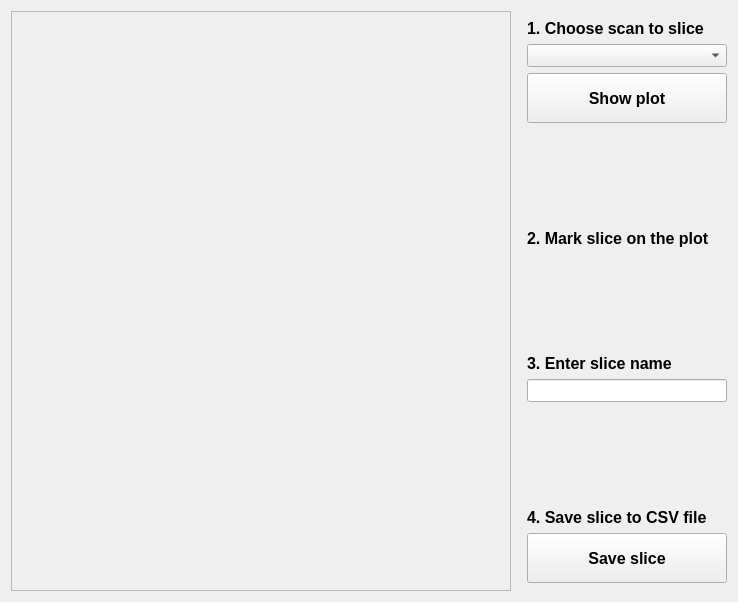
      <widget class="QWidget" name="MB_Page3">
       <layout class="QHBoxLayout" name="horizontalLayout_10">
        <item>
         <layout class="QHBoxLayout" name="horizontalLayout_9">
          <item>
           <widget class="QFrame" name="frame_page3">
            <property name="enabled">
             <bool>true</bool>
            </property>
            <property name="sizePolicy">
             <sizepolicy hsizetype="Expanding" vsizetype="Expanding">
              <horstretch>0</horstretch>
              <verstretch>0</verstretch>
             </sizepolicy>
            </property>
            <property name="minimumSize">
             <size>
              <width>500</width>
              <height>0</height>
             </size>
            </property>
            <property name="frameShape">
             <enum>QFrame::StyledPanel</enum>
            </property>
            <property name="frameShadow">
             <enum>QFrame::Raised</enum>
            </property>
           </widget>
          </item>
          <item>
           <spacer name="horizontalSpacer_3">
            <property name="orientation">
             <enum>Qt::Horizontal</enum>
            </property>
            <property name="sizeType">
             <enum>QSizePolicy::Fixed</enum>
            </property>
            <property name="sizeHint" stdset="0">
             <size>
              <width>10</width>
              <height>20</height>
             </size>
            </property>
           </spacer>
          </item>
          <item>
           <layout class="QVBoxLayout" name="verticalLayout_7">
            <item>
             <spacer name="verticalSpacer_13">
              <property name="orientation">
               <enum>Qt::Vertical</enum>
              </property>
              <property name="sizeType">
               <enum>QSizePolicy::Fixed</enum>
              </property>
              <property name="sizeHint" stdset="0">
               <size>
                <width>20</width>
                <height>8</height>
               </size>
              </property>
             </spacer>
            </item>
            <item>
             <widget class="QLabel" name="label_7">
              <property name="font">
               <font>
                <family>Segoe UI</family>
                <pointsize>12</pointsize>
                <weight>75</weight>
                <bold>true</bold>
               </font>
              </property>
              <property name="text">
               <string>1. Choose scan to slice</string>
              </property>
             </widget>
            </item>
            <item>
             <widget class="QComboBox" name="Scan3Box">
              <property name="font">
               <font>
                <family>Segoe UI</family>
                <pointsize>10</pointsize>
               </font>
              </property>
             </widget>
            </item>
            <item>
             <widget class="QPushButton" name="RefreshButton">
              <property name="sizePolicy">
               <sizepolicy hsizetype="Fixed" vsizetype="Fixed">
                <horstretch>0</horstretch>
                <verstretch>0</verstretch>
               </sizepolicy>
              </property>
              <property name="minimumSize">
               <size>
                <width>200</width>
                <height>50</height>
               </size>
              </property>
              <property name="font">
               <font>
                <family>Segoe UI</family>
                <pointsize>12</pointsize>
                <weight>75</weight>
                <bold>true</bold>
               </font>
              </property>
              <property name="styleSheet">
               <string notr="true">#RefreshButton:hover{
	background-color: #ff38cd;
}

#RefreshButton:pressed{
	background-color: #e51983;
}</string>
              </property>
              <property name="text">
               <string>Show plot</string>
              </property>
             </widget>
            </item>
            <item>
             <spacer name="verticalSpacer_22">
              <property name="orientation">
               <enum>Qt::Vertical</enum>
              </property>
              <property name="sizeHint" stdset="0">
               <size>
                <width>20</width>
                <height>40</height>
               </size>
              </property>
             </spacer>
            </item>
            <item>
             <widget class="QLabel" name="label_15">
              <property name="minimumSize">
               <size>
                <width>0</width>
                <height>0</height>
               </size>
              </property>
              <property name="text">
               <string/>
              </property>
              <property name="pixmap">
               <pixmap>icons/arrow-117-64.gif</pixmap>
              </property>
              <property name="scaledContents">
               <bool>false</bool>
              </property>
              <property name="alignment">
               <set>Qt::AlignCenter</set>
              </property>
              <property name="wordWrap">
               <bool>false</bool>
              </property>
              <property name="indent">
               <number>-1</number>
              </property>
             </widget>
            </item>
            <item>
             <spacer name="verticalSpacer_21">
              <property name="orientation">
               <enum>Qt::Vertical</enum>
              </property>
              <property name="sizeHint" stdset="0">
               <size>
                <width>20</width>
                <height>40</height>
               </size>
              </property>
             </spacer>
            </item>
            <item>
             <widget class="QLabel" name="label_14">
              <property name="font">
               <font>
                <family>Segoe UI</family>
                <pointsize>12</pointsize>
                <weight>75</weight>
                <bold>true</bold>
               </font>
              </property>
              <property name="text">
               <string>2. Mark slice on the plot</string>
              </property>
             </widget>
            </item>
            <item>
             <spacer name="verticalSpacer_11">
              <property name="orientation">
               <enum>Qt::Vertical</enum>
              </property>
              <property name="sizeHint" stdset="0">
               <size>
                <width>20</width>
                <height>40</height>
               </size>
              </property>
             </spacer>
            </item>
            <item>
             <widget class="QLabel" name="label_9">
              <property name="sizePolicy">
               <sizepolicy hsizetype="Preferred" vsizetype="Preferred">
                <horstretch>0</horstretch>
                <verstretch>0</verstretch>
               </sizepolicy>
              </property>
              <property name="minimumSize">
               <size>
                <width>0</width>
                <height>0</height>
               </size>
              </property>
              <property name="layoutDirection">
               <enum>Qt::LeftToRight</enum>
              </property>
              <property name="text">
               <string/>
              </property>
              <property name="pixmap">
               <pixmap>icons/arrow-down-6-64.gif</pixmap>
              </property>
              <property name="scaledContents">
               <bool>false</bool>
              </property>
              <property name="alignment">
               <set>Qt::AlignCenter</set>
              </property>
              <property name="wordWrap">
               <bool>false</bool>
              </property>
             </widget>
            </item>
            <item>
             <spacer name="verticalSpacer_15">
              <property name="orientation">
               <enum>Qt::Vertical</enum>
              </property>
              <property name="sizeHint" stdset="0">
               <size>
                <width>20</width>
                <height>40</height>
               </size>
              </property>
             </spacer>
            </item>
            <item>
             <widget class="QLabel" name="label_8">
              <property name="font">
               <font>
                <family>Segoe UI</family>
                <pointsize>12</pointsize>
                <weight>75</weight>
                <bold>true</bold>
               </font>
              </property>
              <property name="text">
               <string>3. Enter slice name </string>
              </property>
             </widget>
            </item>
            <item>
             <widget class="QLineEdit" name="ChopName">
              <property name="sizePolicy">
               <sizepolicy hsizetype="Fixed" vsizetype="Fixed">
                <horstretch>0</horstretch>
                <verstretch>0</verstretch>
               </sizepolicy>
              </property>
              <property name="minimumSize">
               <size>
                <width>200</width>
                <height>0</height>
               </size>
              </property>
              <property name="font">
               <font>
                <family>Segoe UI</family>
                <pointsize>10</pointsize>
               </font>
              </property>
             </widget>
            </item>
            <item>
             <spacer name="verticalSpacer_16">
              <property name="orientation">
               <enum>Qt::Vertical</enum>
              </property>
              <property name="sizeHint" stdset="0">
               <size>
                <width>20</width>
                <height>40</height>
               </size>
              </property>
             </spacer>
            </item>
            <item>
             <widget class="QLabel" name="label_10">
              <property name="text">
               <string/>
              </property>
              <property name="pixmap">
               <pixmap>icons/arrow-down-6-64.gif</pixmap>
              </property>
              <property name="alignment">
               <set>Qt::AlignCenter</set>
              </property>
             </widget>
            </item>
            <item>
             <spacer name="verticalSpacer_12">
              <property name="orientation">
               <enum>Qt::Vertical</enum>
              </property>
              <property name="sizeHint" stdset="0">
               <size>
                <width>20</width>
                <height>40</height>
               </size>
              </property>
             </spacer>
            </item>
            <item>
             <widget class="QLabel" name="label_16">
              <property name="font">
               <font>
                <family>Segoe UI</family>
                <pointsize>12</pointsize>
                <weight>75</weight>
                <bold>true</bold>
               </font>
              </property>
              <property name="text">
               <string>4. Save slice to CSV file</string>
              </property>
             </widget>
            </item>
            <item>
             <widget class="QPushButton" name="SaveChopButton">
              <property name="enabled">
               <bool>true</bool>
              </property>
              <property name="sizePolicy">
               <sizepolicy hsizetype="Fixed" vsizetype="Fixed">
                <horstretch>0</horstretch>
                <verstretch>0</verstretch>
               </sizepolicy>
              </property>
              <property name="minimumSize">
               <size>
                <width>200</width>
                <height>50</height>
               </size>
              </property>
              <property name="font">
               <font>
                <family>Segoe UI</family>
                <pointsize>12</pointsize>
                <weight>75</weight>
                <bold>true</bold>
               </font>
              </property>
              <property name="styleSheet">
               <string notr="true">#SaveChopButton:hover{
	background-color: #ff38cd;
}

#SaveChopButton:pressed{
	background-color: #e51983;
}

#SaveChopButton:disabled{
	color: #979aaa;
	background-color: #4c516d;
}</string>
              </property>
              <property name="text">
               <string>Save slice</string>
              </property>
             </widget>
            </item>
            <item>
             <spacer name="verticalSpacer_14">
              <property name="orientation">
               <enum>Qt::Vertical</enum>
              </property>
              <property name="sizeType">
               <enum>QSizePolicy::Fixed</enum>
              </property>
              <property name="sizeHint" stdset="0">
               <size>
                <width>20</width>
                <height>8</height>
               </size>
              </property>
             </spacer>
            </item>
           </layout>
          </item>
         </layout>
        </item>
       </layout>
      </widget>
